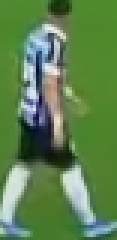
#> input picture test_gremio1.png, 39 x 80 px (shown 3 times larger)
$ python -i pre_proc.py   (imports and definitions only)
#> lines starting #> are read from the running program, lines starting #| are printed output that depends on the picture
import cv2
import numpy as np
from matplotlib import pyplot as plt


class PreProcessing:

    def __init__(self, img):
        self.img = img


    def preproc(img):

        # convert to hsv image
        hsv = cv2.cvtColor(img, cv2.COLOR_BGR2HSV)

        # # green range
        # lower_green = np.array([40,40,40])
        # upper_green = np.array([70,255,255])

        # green range
        lower_green = np.array([50, 100, 100])
        upper_green = np.array([70,255,255])


        # define a mask with upper and lower values
        mask = cv2.inRange(hsv, lower_green, upper_green)

        # apply mask
        res = cv2.bitwise_and(img, img, mask=mask)

        # hsv to gray
        res_bgr = cv2.cvtColor(res, cv2.COLOR_HSV2BGR)
        res_gray = cv2.cvtColor(res_bgr, cv2.COLOR_BGR2GRAY)

        # define some morphological operations to reduce noise
        kernel = np.ones((13,13), np.uint8)
        thresh = cv2.threshold(res_gray, 127, 255, cv2.THRESH_BINARY_INV |  cv2.THRESH_OTSU)[1]
        thresh = cv2.morphologyEx(thresh, cv2.MORPH_CLOSE, kernel)

        return res_gray, thresh


# [23 lines of commented-out code are left out]

>>> import cv2
>>> picture = cv2.imread('test_gremio1.png', cv2.IMREAD_GRAYSCALE)
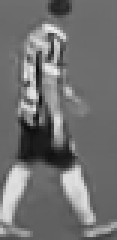
#> picture: shape (80, 39) (shown 3 times larger); min 12, max 238, mean 113.2
#> (the run stopped early here; a loop or call above may not have finished)

$ run again, on test_gremio2.png
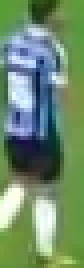
#> input picture test_gremio2.png, 21 x 67 px (shown 4 times larger)
#> `picture = cv2.imread('test_gremio1.png', cv2.IMREAD_GRAYSCALE)`:
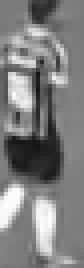
#> picture: shape (67, 21) (shown 4 times larger); min 20, max 254, mean 126.8

$ run again, on test_gremio3.png
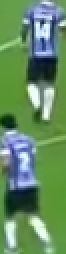
#> input picture test_gremio3.png, 33 x 127 px (shown 2 times larger)
#> `picture = cv2.imread('test_gremio1.png', cv2.IMREAD_GRAYSCALE)`:
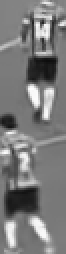
#> picture: shape (127, 33) (shown 2 times larger); min 13, max 255, mean 123

$ run again, on test_gremio4.png
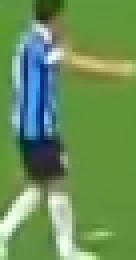
#> input picture test_gremio4.png, 34 x 65 px (shown 4 times larger)
#> `picture = cv2.imread('test_gremio1.png', cv2.IMREAD_GRAYSCALE)`:
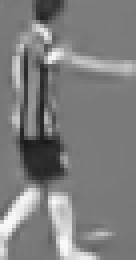
#> picture: shape (65, 34) (shown 4 times larger); min 23, max 249, mean 126
